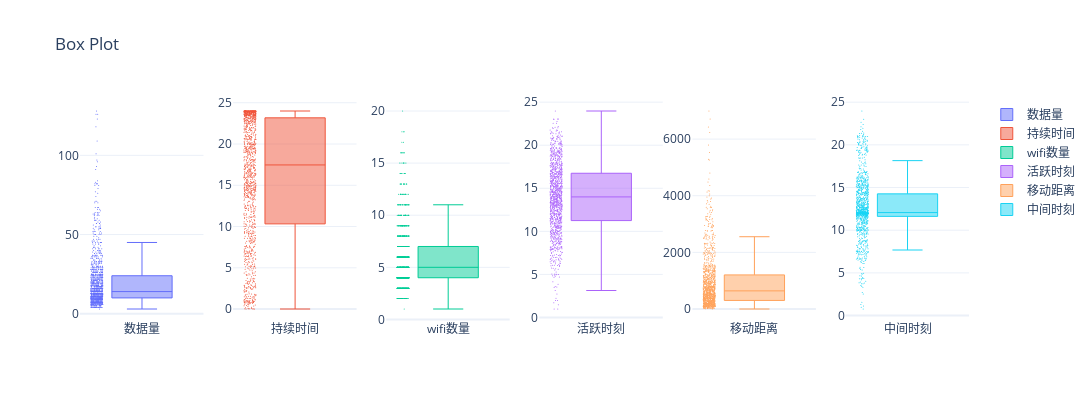

Notebook cell for this chart:
### Code cell
myplot.Boxes([(df_sta.data_count,"数据量"),
              (df_sta.Dur,"持续时间"),
              (df_sta.wifi_count,"wifi数量"),
              (df_sta.active_moment,"活跃时刻"),
              (df_sta.moving_dis,"移动距离"),
              (df_sta.middle_moment,"中间时刻")])

### Figure 1 — Plotly figure (JSON) as saved in the notebook; plotly's stock layout.template omitted (floating-point values rounded to 4 significant figures; data arrays with more than 128 entries replaced by an {"elided": "..."} marker saying what was removed)
{"data": [{"boxpoints": "all", "jitter": 0.2, "line": {"width": 1}, "marker": {"size": 1}, "name": "数据量", "type": "box", "xaxis": "x", "y": {"elided": "1275 int values"}, "yaxis": "y"}, {"boxpoints": "all", "jitter": 0.2, "line": {"width": 1}, "marker": {"size": 1}, "name": "持续时间", "type": "box", "xaxis": "x2", "y": {"elided": "1275 float values"}, "yaxis": "y2"}, {"boxpoints": "all", "jitter": 0.2, "line": {"width": 1}, "marker": {"size": 1}, "name": "wifi数量", "type": "box", "xaxis": "x3", "y": {"elided": "1275 int values"}, "yaxis": "y3"}, {"boxpoints": "all", "jitter": 0.2, "line": {"width": 1}, "marker": {"size": 1}, "name": "活跃时刻", "type": "box", "xaxis": "x4", "y": {"elided": "1275 float values"}, "yaxis": "y4"}, {"boxpoints": "all", "jitter": 0.2, "line": {"width": 1}, "marker": {"size": 1}, "name": "移动距离", "type": "box", "xaxis": "x5", "y": {"elided": "1275 float values"}, "yaxis": "y5"}, {"boxpoints": "all", "jitter": 0.2, "line": {"width": 1}, "marker": {"size": 1}, "name": "中间时刻", "type": "box", "xaxis": "x6", "y": {"elided": "1275 float values"}, "yaxis": "y6"}], "layout": {"height": 400, "title": {"text": "Box Plot"}, "width": 1800, "xaxis": {"anchor": "y", "domain": [0, 0.1389]}, "xaxis2": {"anchor": "y2", "domain": [0.1722, 0.3111]}, "xaxis3": {"anchor": "y3", "domain": [0.3444, 0.4833]}, "xaxis4": {"anchor": "y4", "domain": [0.5167, 0.6556]}, "xaxis5": {"anchor": "y5", "domain": [0.6889, 0.8278]}, "xaxis6": {"anchor": "y6", "domain": [0.8611, 1]}, "yaxis": {"anchor": "x", "domain": [0, 1]}, "yaxis2": {"anchor": "x2", "domain": [0, 1]}, "yaxis3": {"anchor": "x3", "domain": [0, 1]}, "yaxis4": {"anchor": "x4", "domain": [0, 1]}, "yaxis5": {"anchor": "x5", "domain": [0, 1]}, "yaxis6": {"anchor": "x6", "domain": [0, 1]}}}
